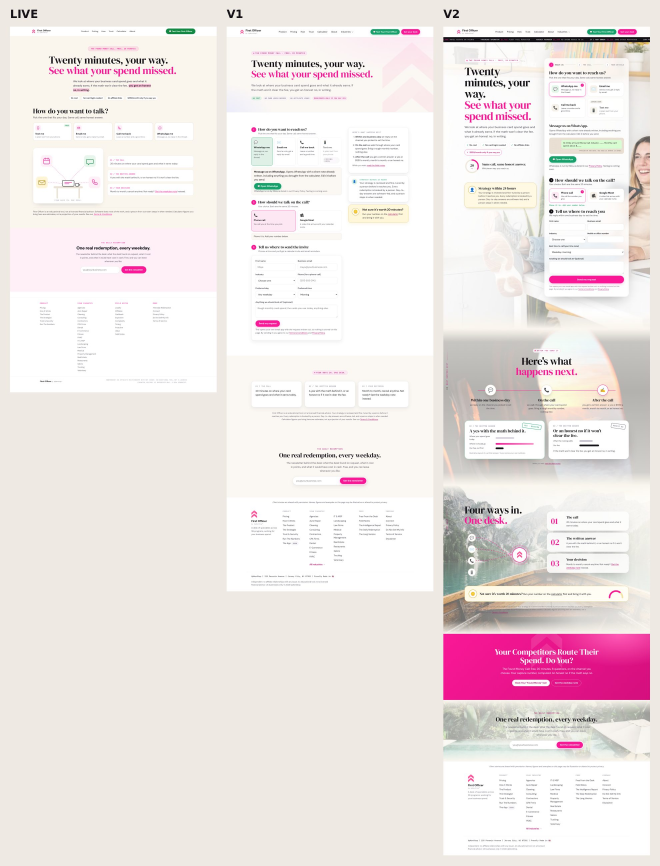
#> input picture rebuild-v2/_shots/compare-book-1440.jpg, 1980 x 2596 px, given in place of live-index-1440-full.png, which was not available (shown at 1/3 size)
$ python _sheet.py
#> lines starting #> are read from the running program, lines starting #| are printed output that depends on the picture; pictures that were not available may be replaced by others from this repository, and a replacement may not be noted
from PIL import Image, ImageDraw, ImageFont
import sys
F=ImageFont.truetype('/usr/share/fonts/truetype/dejavu/DejaVuSans-Bold.ttf',34)
def sheet(out, cols, W=620, maxh=7000):
#> called with out = '_shots/compare-home-1440.jpg', W = 620, maxh = 9000
    ims=[]
    for lab,p in cols:
        im=Image.open(p).convert('RGB'); s=W/im.width; im=im.resize((W,int(im.height*s)))
#> in sheet, im is the input picture: PIL image 1980x2596 RGB; mean R, G, B 238.8, 229.8, 229.2
#> after `s = W / im.width`: s = 0.313
#> after `im = im.resize((W, int(im.height * s)))`:
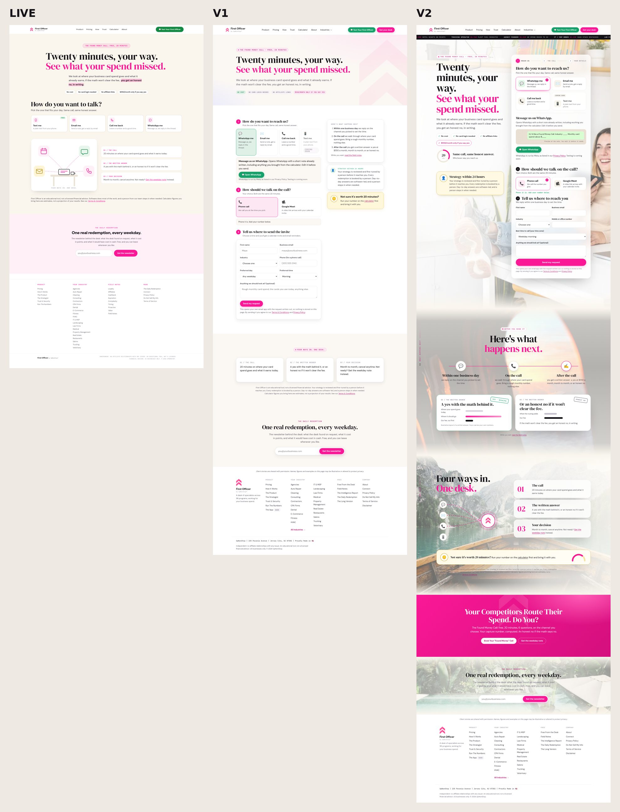
#> im: PIL image 620x812 RGB; mean R, G, B 238.7, 229.8, 229.2
        ims.append((lab,im.crop((0,0,W,min(im.height,maxh)))))
    H=max(i.height for _,i in ims)+80; S=Image.new('RGB',(len(ims)*(W+30)+30,H+30),'#eeeae3'); d=ImageDraw.Draw(S)
#> after `S = Image.new('RGB', (len(ims) * (W + 30) + 30, H + 30), '#eeeae3')`:
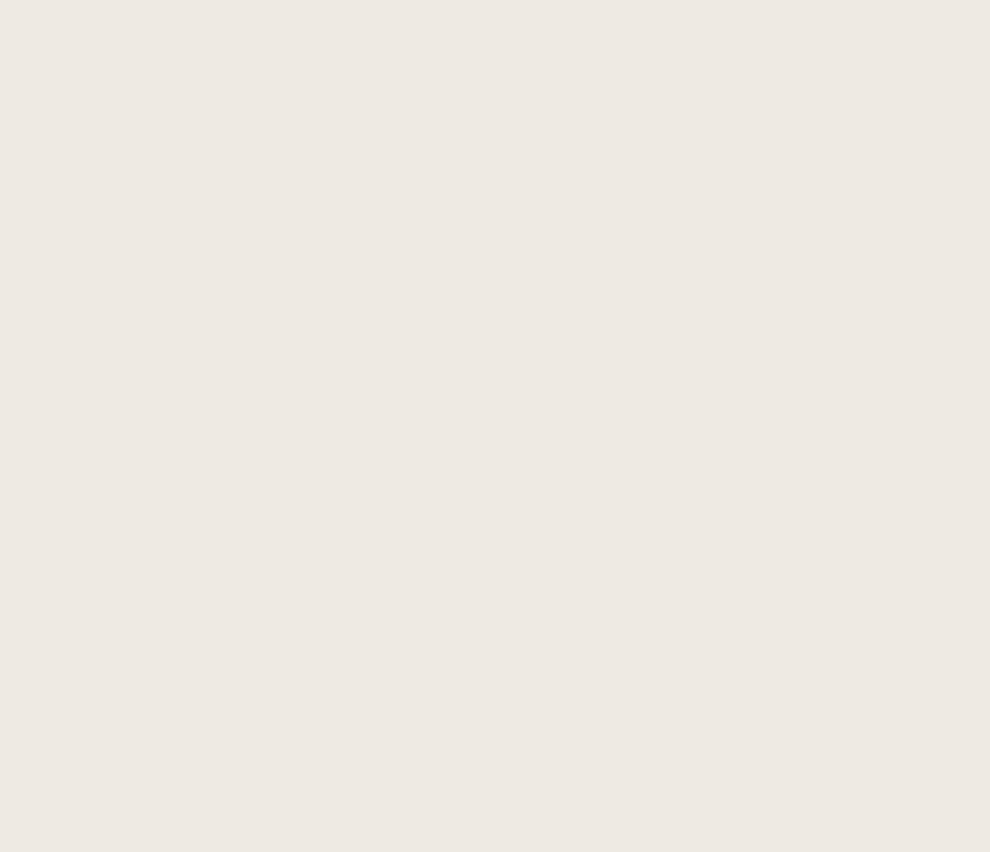
#> S: PIL image 1980x1703 RGB (shown at 1/2 size); mean R, G, B 238, 234, 227
    for k,(lab,i) in enumerate(ims):
        x=30+k*(W+30); d.text((x,22),lab,font=F,fill='#141216'); S.paste(i,(x,80))
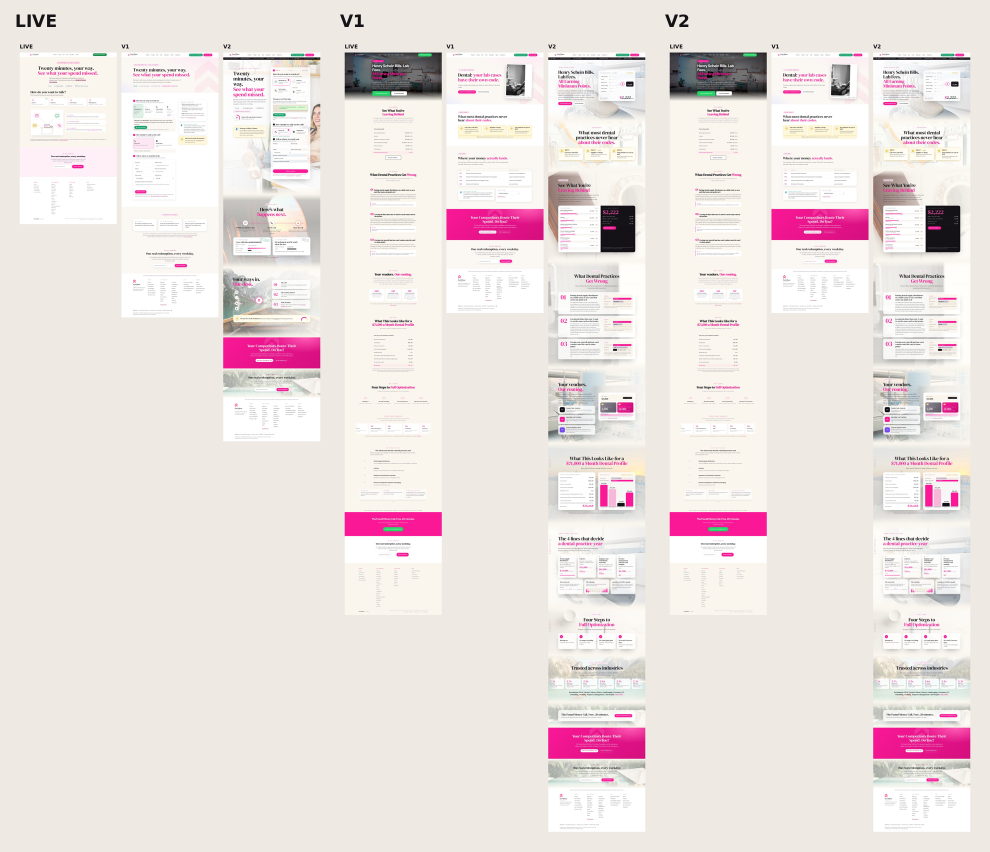
#> S: PIL image 1980x1703 RGB (shown at 1/2 size); mean R, G, B 235.9, 226.8, 224.7
    S.save(out,quality=82); print(out,S.size)
R='_shots/ref/'; V1='/workspace/fo-rebuild-mockups/shots/'; V2='_shots/v2/'
for name,live,v1,v2 in [('home','live-index','home','home'),('book','live-book','book','book'),('for-dental','live-for-dental','for-dental','dental')]:
    v1d=(R+'v1-home-1440-full.png' if name=='home' else V1+v1+'-1440.png')
    v1m=(R+'v1-home-390-full.png' if name=='home' else V1+v1+'-390.png')
    sheet(f'_shots/compare-{name}-1440.jpg',[('LIVE',R+live+'-1440-full.png'),('V1',v1d),('V2',V2+v2+'-1440-full.png')],620,9000)
    sheet(f'_shots/compare-{name}-390.jpg',[('LIVE',R+live+'-390-full.png'),('V1',v1m),('V2',V2+v2+'-390-full.png')],390,16000)
#> (the run stopped early here; a loop or call above may not have finished)
